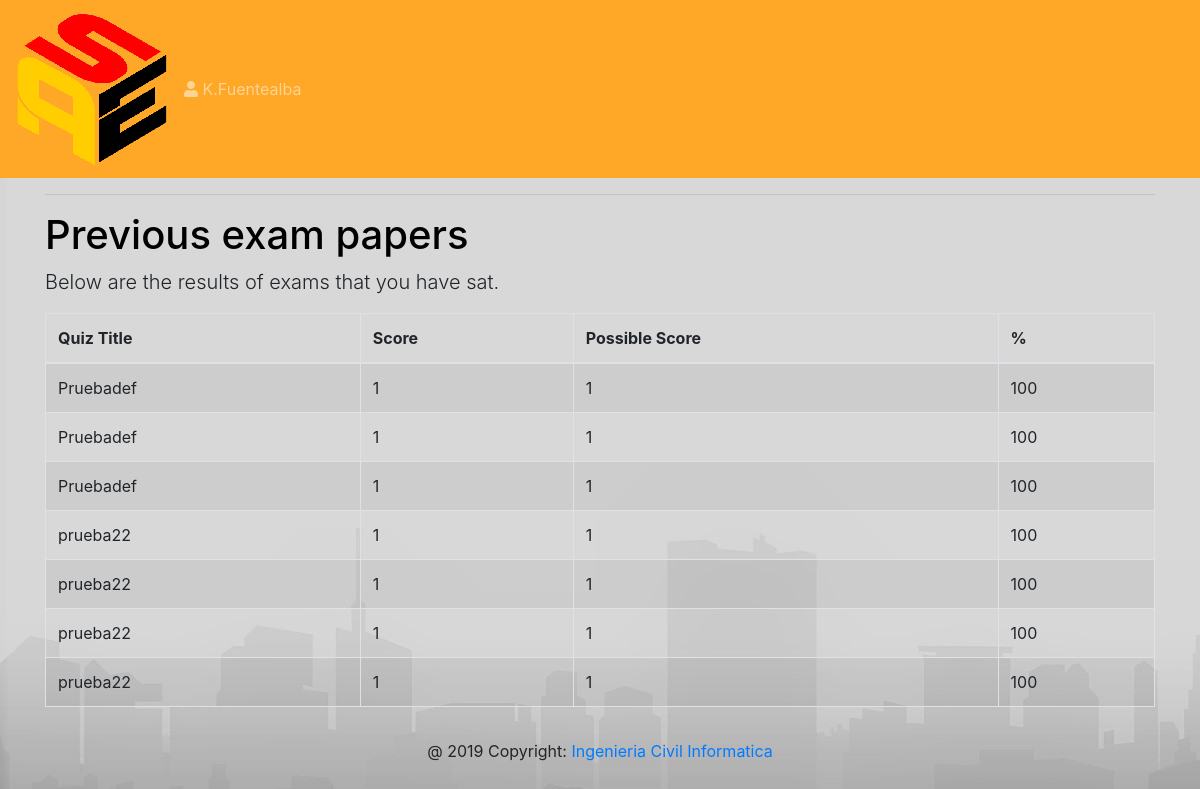
The app's page /quizz/progress/ (signed in) with its own data.
### quiz/models.py (models this page shows, shortened)
class Sitting(models.Model):
    user = models.ForeignKey(settings.AUTH_USER_MODEL, verbose_name=_("User"), on_delete=models.CASCADE)
    quiz = models.ForeignKey(Quiz, verbose_name=_("Quiz"), on_delete=models.CASCADE,blank=True, null=True)
    question_order = models.CharField(
        max_length=1024,
        verbose_name=_("Question Order"),
        validators=[validate_comma_separated_integer_list])
    question_list = models.CharField(
        max_length=1024,
        verbose_name=_("Question List"),
        validators=[validate_comma_separated_integer_list])
    incorrect_questions = models.CharField(
        max_length=1024,
        blank=True,
        verbose_name=_("Incorrect questions"),
        validators=[validate_comma_separated_integer_list])
    current_score = models.IntegerField(verbose_name=_("Current Score"))
    complete = models.BooleanField(default=False, blank=False,
                                   verbose_name=_("Complete"))
    user_answers = models.TextField(blank=True, default='{}',
                                    verbose_name=_("User Answers"))
    start = models.DateTimeField(auto_now_add=True,
                                 verbose_name=_("Start"))
    end = models.DateTimeField(null=True, blank=True, verbose_name=_("End"))
    objects = SittingManager()
    class Meta:
        permissions = (("view_sittings", _("Can see completed exams.")),)
    def _question_ids(self):
        return [int(n) for n in self.question_order.split(',') if n]
    @property
    def get_percent_correct(self):
        dividend = float(self.current_score)
        divisor = len(self._question_ids())
        if divisor < 1:
            return 0            # prevent divide by zero error
        if dividend > divisor:
            return 100
        correct = int(round((dividend / divisor) * 100))
        if correct >= 1:
            return correct
        else:
            return 0
    @property
    def get_max_score(self):
        return len(self._question_ids())

@python_2_unicode_compatible
class Quiz(models.Model):
    Lvl = (
        (3, 'Alto'),
        (2, 'Medio'),
        (1, 'Bajo'),
    )
    title = models.CharField(
        verbose_name=_("Nombre del quiz"),
        max_length=60, blank=False)
    asignatura = models.ForeignKey(Asignatura,on_delete=models.CASCADE, blank=True, null=True)
    nivel_quizz = models.IntegerField(choices=Lvl, blank=True, null=True, verbose_name="Nivel de dificultad del quiz")
    unidad = models.ForeignKey(Unidad,on_delete=models.CASCADE, blank=True, null=True)
    lvl = models.ForeignKey(Nivel,on_delete=models.CASCADE, blank=True, null=True)
    prueba_nivelacion = models.NullBooleanField(default=False )
    description = models.TextField(
        verbose_name=_("Descripcion del quiz"),
        blank=True, help_text=_("Una pequeña descripcion de que materias seran evaluadas"))
    url = models.SlugField(
        max_length=60, blank=False,
        help_text=_("Url para usuarios"),
        verbose_name=_("Url de facil acceso para el quiz"))
    category = models.ForeignKey(
        Category, null=True, blank=True,
        verbose_name=_("Categoria"), on_delete=models.CASCADE)
    random_order = models.BooleanField(
        blank=False, default=False,
        verbose_name=_("Orden aleatorio"),
        help_text=_("Mostrar las preguntas en orden aleatorio o como fueron creadas?"))
    max_questions = models.PositiveIntegerField(
        blank=True, null=True, verbose_name=_("Numero maximo de preguntas"),
        help_text=_("Numero de preguntas que seran respondidas en cada intento."))
    answers_at_end = models.BooleanField(
        blank=False, default=False,
        help_text=_("La respuesta correcta NO es mostrada despeus de la pregunta. La respuesta correcta se muesta al finalizar el quiz."),
        verbose_name=_("Respuestas al final"))
    exam_paper = models.BooleanField(
        blank=False, default=False,
        help_text=_("If yes, the result of each"
                    " attempt by a user will be"
                    " stored. Necessary for marking."),
        verbose_name=_("Exam Paper"))
    single_attempt = models.BooleanField(
        blank=False, default=False,
        help_text=_("Si esta tickeado, solo se prodra realizar UNA vez el quiz"),
        verbose_name=_("Solo un intento"))
    pass_mark = models.SmallIntegerField(
        blank=True, default=0,
        verbose_name=_("Puntaje para pasar"),
        help_text=_("Porcentaje necesario para pasar el examen (1 a 100%)"),
        validators=[MaxValueValidator(100)])
    success_text = models.TextField(
        blank=True, help_text=_("Muestra un mensaje si el alumno aprueba el quiz."),
        verbose_name=_("Mensaje de aprovacion"))
    fail_text = models.TextField(
        verbose_name=_("Mensaje reprobatorio"),
        blank=True, help_text=_("Muestra un mensaje si el alumno no aprueba el quiz."))
    draft = models.BooleanField(
        blank=True, default=False,
        verbose_name=_("Draft"),
        help_text=_("If yes, the quiz is not displayed"
                    " in the quiz list and can only be"
                    " taken by users who can edit"
                    " quizzes."))
    quizz= models.Manager()
    class Meta:
        verbose_name = _("Quiz")
        verbose_name_plural = _("Quizzes")

### quiz/views.py (the view)
class QuizUserProgressView(TemplateView):
    template_name = 'progress.html'
    @method_decorator(login_required)
    def dispatch(self, request, *args, **kwargs):
        return super(QuizUserProgressView, self)\
            .dispatch(request, *args, **kwargs)
    def get_context_data(self, **kwargs):
        context = super(QuizUserProgressView, self).get_context_data(**kwargs)
        progress, c = Progress.objects.get_or_create(user=self.request.user)
        context['cat_scores'] = progress.list_all_cat_scores
        context['exams'] = progress.show_exams()
        return context

### quiz/models.py (called while the page is built, shortened)
    @property
    def list_all_cat_scores(self):
        score_before = self.score
        output = {}
        if len(self.score) > len(score_before):
            self.save()
        return output

    def show_exams(self):
        return Sitting.objects.filter(user=self.user, complete=True)

### quiz/templates/progress.html (shortened to what this page needs)
{% extends "base.html" %}
{% load i18n %}
{% load quiz_tags %}
{% block content %}
  {% if exams %}
  <hr>
  <h1>{% trans "Previous exam papers" %}</h1>
  <p class="lead">
	{% trans "Below are the results of exams that you have sat." %}
  </p>
  <table class="table table-bordered table-striped">
	<thead>
	  <tr>
		<th>{% trans "Quiz Title" %}</th>
		<th>{% trans "Score" %}</th>
		<th>{% trans "Possible Score" %}</th>
		<th>%</th>
	  </tr>
	</thead>
	<tbody>
	  {% for exam in exams %}
	  <tr>
		<td>{{ exam.quiz.title }}</td>
		<td>{{ exam.current_score }}</td>
		<td>{{ exam.get_max_score }}</td>
		<td>{{ exam.get_percent_correct }}</td>
	  </tr>
	  {% endfor %}
	</tbody>
  </table>
  {% endif %}
{% endblock %}

### Registro/templates/navbar.html (shortened to what this page needs)
{% load staticfiles %}
<nav class="navbar navbar-expand-lg navbar-dark" style="background-color: #ffa726;">
	<a class="navbar-brand" href="{% url 'index' %}"><img id="brand-image"  src="{% static 'images/Logo152.png' %}" /></a>
	<div class="collapse navbar-collapse" id="navbarNav">
		<ul class="navbar-nav mr-auto">
		{% if user.is_authenticated %}
<span class="navbar-text">
	<i alt="Website Logo" class="fas fa-user"></i> {{ user.username }}
</span>
{% endif %}
</div>
</nav>

### Registro/static/css/Registro.css (style rules this page uses)
h1 { color: #000000 }

### records on screen
Sitting: quiz "Pruebadef", current_score "1", get_max_score "1", get_percent_correct "100"
Sitting: quiz "Pruebadef", current_score "1", get_max_score "1", get_percent_correct "100"
Sitting: quiz "Pruebadef", current_score "1", get_max_score "1", get_percent_correct "100"
Sitting: quiz "prueba22", current_score "1", get_max_score "1", get_percent_correct "100"
Sitting: quiz "prueba22", current_score "1", get_max_score "1", get_percent_correct "100"
Sitting: quiz "prueba22", current_score "1", get_max_score "1", get_percent_correct "100"
Sitting: quiz "prueba22", current_score "1", get_max_score "1", get_percent_correct "100"

### other values on screen
{{ user.username }} "K.Fuentealba"
